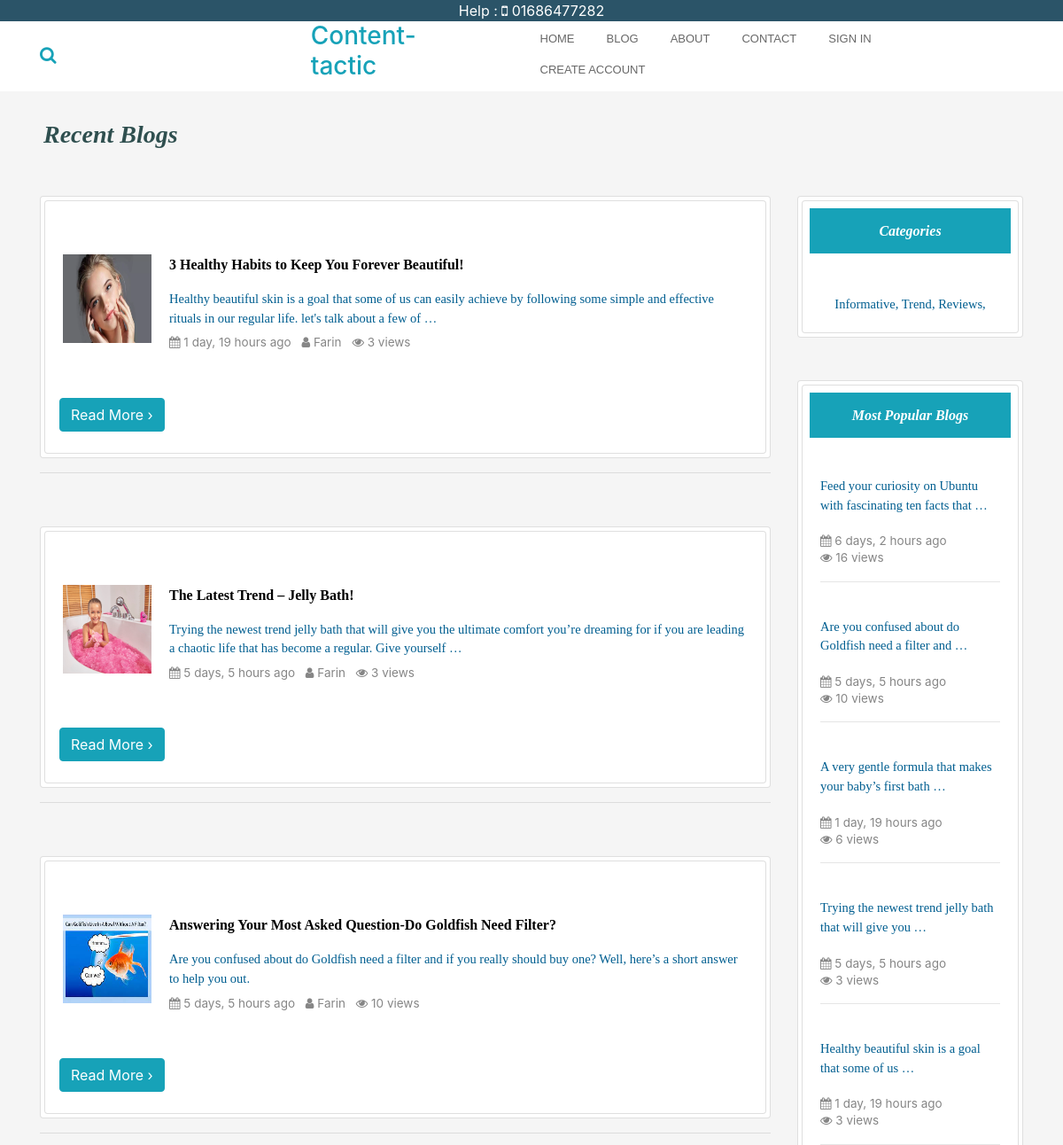
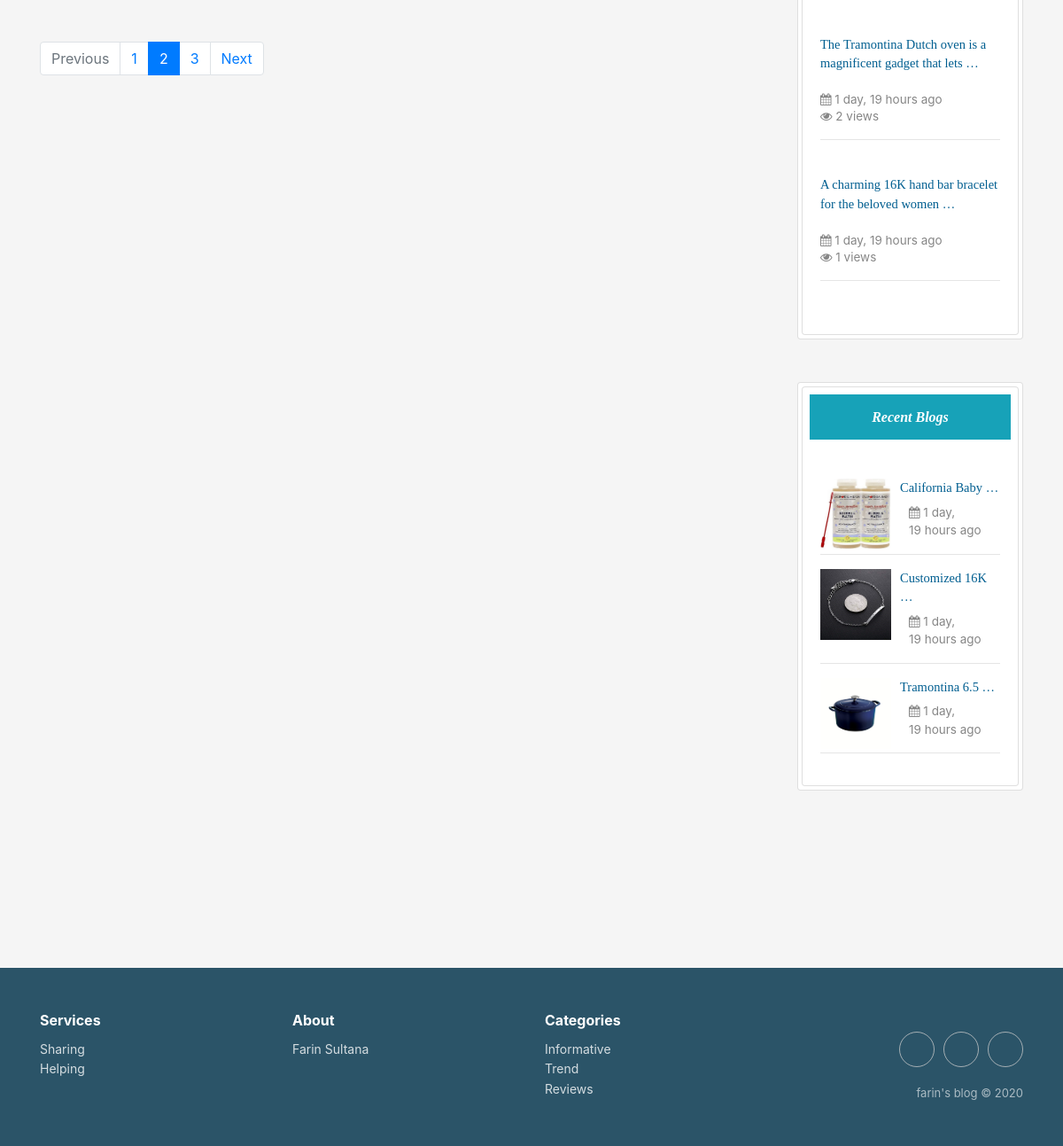
Screenshot of /blog/?page=2 with the database file from the repository (2 pictures, top to bottom).
### home/models.py (models this page shows, shortened)
class Post(models.Model):
    category = models.ForeignKey(Category, on_delete=models.CASCADE)
    postAuthor = models.CharField(max_length=200)
    postId = models.AutoField(primary_key=True, auto_created=True)
    postTitle = models.CharField(max_length=200)
    postTimeDate = models.DateTimeField(auto_now_add=True, auto_now=False, blank=True)
    postDescriptions = models.TextField()
    postBody = RichTextField(blank=True, null=True)
    postImage = models.ImageField(blank=True, null=True)
    views = models.IntegerField(default=0)
    def get_photo_url(self):
        if self.postImage and hasattr(self.postImage, 'url'):
            return self.postImage.url
        else:
            return "/static/no.png"

class Category(models.Model):
    category = models.CharField(max_length=200, primary_key=True)

### home/views.py (the view)
# urls.py: path('blog/', views.blog, name='blog'),
def blog(request):
    Posts = Post.objects.all().order_by('-postTimeDate')
    paginator = Paginator(Posts, 3)
    page = request.GET.get('page')
    Recent = Post.objects.all().order_by('-postTimeDate')[0:3]
    Posts = paginator.get_page(page)
    cat = Category.objects.all()
    populer = Post.objects.all().order_by('-views')[0:10]
    tc = Comment.objects.all().count()
    context = {'Posts': Posts,
               'RecentPost': Recent,
               'Categories': cat,
               'Populer': populer,
               'TC': tc,}
    return render(request, 'blog.html', context)

### templates/blog.html (shortened to what this page needs)
{% extends 'base.html' %}
{% load static %}
{% load humanize %}
 {% block body %}
<div class="container mt-3 mb-5">
<div class="row ml-1 mb-1">
  <h3 class="mb-5 mt-3"  id="heading">Recent Blogs</h3>
</div>
    <div class="row">
   <div class="col-sm-9">
    {% for post in Posts %}
<div class="card p-1">
     <div class="card pt-4 pl-0 pb-4 pr-0">
                    <div class="card-body">
                        <div class="mt-3">
                            <img style="float:left;" class="d-inline-block" src="{{ post.get_photo_url }}" height=100;
                                width=100; alt="abc">
                            <a href="{% url 'readMore' post.postId %}">
                                  <p  style="margin-left:120px; "margin-bottom:20px;" id="ph">
                                    {{ post.postTitle |truncatewords:10 }}
                                </p>
                                <p  style="margin-left:120px;" class="text-style">
                                    {{ post.postDescriptions |truncatewords:30 }}
                                </p>
                            </a>
                            <p style="margin-left:120px; margin-top:-10px;" class="description"><i class="fa fa-calendar" aria-hidden="true"></i> {{ post.postTimeDate | naturaltime }} <i class="fa fa-user pl-2" aria-hidden="true"></i>  {{ post.postAuthor }}
                            <i class="fa fa-eye pl-2" aria-hidden="true"></i> {{ post.views }} views
                           </p>
                        </div>
                    </div>
                    <a class="ml-3 mt-3" href="{% url 'readMore' post.postId%}"> <span class="btn btn-info">Read More &rsaquo;</span></a>
        </div>
      </div>
<hr>
{% endfor %}
       <nav aria-label="Page navigation example">
       {% if Posts.has_other_pages %}
  <ul class="pagination">
    {% if Posts.has_previous %}
      <li class="page-item disabled">
      <a class="page-link" href="?page={{ Posts.previous_page_number }}" tabindex="-1">Previous</a>
    </li>
    {% else %}
        <li class="page-item disabled">
      <a class="page-link" href="#" tabindex="-1">Previous</a>
    </li>
    {% endif %}
    {% for i in Posts.paginator.page_range %}
      {% if Posts.number == i %}
      <li class="page-item active">
      <a class="page-link" href="#">{{ i }} <span class="sr-only">(current)</span></a>
    </li>
      {% else %}
      <li class="page-item"><a class="page-link" href="?page={{ i }}">{{ i }}</a></li>
      {% endif %}
    {% endfor %}
    {% if Posts.has_next %}
       <li class="page-item">
      <a class="page-link" href="?page={{ Posts.next_page_number }}">Next</a>
    </li>
    {% else %}
      <li class="page-item disabled">
      <a class="page-link" href="#" tabindex="-1">Next</a>
    </li>
    {% endif %}
  </ul>
{% endif %}
</nav>
       </div>
        <div class="col-sm-3 " >
             <div class="card p-1">
             <div class="card promoting-card">
<h6 class="bg-info m-2 p-3 text-center" id="headings">Categories</h6>
  <div class="card-body">
                        <div class="mt-3 text-center">
                             {% for cat in Categories%}
                      <a class="text-style" href="{% url 'categories' cat.category %}"> {{cat.category}},  </a>
                             {% endfor %}
                        </div>
                    </div>
  </div>
</div>
   <div class="card p-1 mt-5">
<div class="card promoting-card">
<h6 class="bg-info m-2  p-3 text-center" id="headings">Most Popular Blogs</h6>
 <div class="card-body">
                        <div class="mt-3">
                             {% for post in Populer%}
                            <a href="{% url 'readMore' post.postId %}">
                                <p    class="text-style">
                                    {{ post.postDescriptions | truncatewords:10 }}
                                </p>
                            </a>
                            <span class="description"><i class="fa fa-calendar" aria-hidden="true"></i> {{ post.postTimeDate | naturaltime }}</span>
                            <p class="description"><i class="fa fa-eye" aria-hidden="true"></i> {{ post.views }} views</p>
<hr>
                            <br>
                             {% endfor %}
                        </div>
                    </div>
</div>
</div>
<div class="card p-1 mt-5">
<div class="card promoting-card">
<h6 class="bg-info m-2  p-3 text-center" id="headings">Recent Blogs</h6>
 <div class="card-body">
                        <div class="mt-3">
                             {% for post in RecentPost%}
                            <img style="float:left;" class="d-inline-block" src="{{ post.get_photo_url }}" height=80;
                                width=80; alt="abc">
                            <a href="{% url 'readMore' post.postId %}">
                                <p  style="margin-left:90px;" class="text-style">
                                    {{ post.postTitle |truncatewords:2 }}
                                </p>
                            </a>
                            <p style="margin-left:100px; margin-top:-10px;" class="description"><i class="fa fa-calendar" aria-hidden="true"></i> {{ post.postTimeDate | naturaltime }}</p>
                            <hr>
                             {% endfor %}
                        </div>
                    </div>
</div>
</div>
</div>
</div>
</div>
 {% endblock body %}

### templates/base.html (shortened to what this page needs)
{% load static %}
<!DOCTYPE html>
<html lang="en">
<head>
  <link rel="stylesheet" href="https://maxcdn.bootstrapcdn.com/bootstrap/4.5.0/css/bootstrap.min.css">
 <link rel="stylesheet" href="https://cdnjs.cloudflare.com/ajax/libs/font-awesome/4.7.0/css/font-awesome.min.css">
  <link rel="stylesheet" href="{% static 'css/style.css' %} ">
  <link rel="stylesheet" href="https://cdnjs.cloudflare.com/ajax/libs/twitter-bootstrap/4.4.1/css/bootstrap.min.css">
  <link rel="stylesheet" href="https://cdnjs.cloudflare.com/ajax/libs/font-awesome/4.7.0/css/font-awesome.min.css">
  <link rel="stylesheet" href="https://cdnjs.cloudflare.com/ajax/libs/ionicons/2.0.1/css/ionicons.min.css">
  <link rel="stylesheet" href="https://cdnjs.cloudflare.com/ajax/libs/Swiper/3.3.1/css/swiper.min.css">
</head>
<body style="background-color:#F5F5F5">
<div style="background-color:#2b5468; color:#fff;" class="text-center">
<p class="mb-0 mt-0">Help : <i class="fa fa-mobile " aria-hidden="true"></i> 01686477282</p>
</div>
    <nav class="navbar sticky-top navbar-light navbar-expand-md navigation-clean-search pb-1 pt-0" style="font-size: 13;">
        <div class="container "><a class="navbar-brand text-info" href="#"><form class="form-inline mr-auto" method="get" action="{% url 'search' %}" target="_self">
                    <div class="form-group"><label for="search-field"><i class="fa fa-search text-info"></i></label><input class="form-control search-field" type="search" id="search-field" name="search">
                    </div>
                </form></a>
                <a style="text-decoration: none;" href="{% url 'home' %}"><h3 class="text-info ml-0">Content-tactic</h3></a>
            <div class="collapse navbar-collapse"
                id="navcol-1">
                <ul class="nav navbar-nav ml-lg-5">
                    <li class="nav-item" role="presentation"><a class="nav-link" href="{% url 'home' %}">Home</a></li>
                    <li class="nav-item" role="presentation" style="font-size: 13;"><a class="nav-link" href="{% url 'blog' %}" style="font-size: 13;">Blog</a></li>
                    <li class="nav-item" role="presentation"><a class="nav-link" href="{% url 'aboutMe' %}">About</a></li>
					<li class="nav-item" role="presentation"><a class="nav-link" href="{% url 'contact' %}">Contact</a></li>
         {% if user.is_authenticated %}
                        <li class="nav-item dropdown  ">
                        <a class="nav-link dropdown-toggle" href="#" id="navbarDropdown" role="button"
                            data-toggle="dropdown" aria-haspopup="true" aria-expanded="false">
                           <i class="fa fa-user" aria-hidden="true"></i> welcome {{request.user.username}}
                        </a>
                        <div class="dropdown-menu edit-dropdown " aria-labelledby="navbarDropdown">
                            <a class="dropdown-item" href="#">View Profile</a>
                               <a class="dropdown-item" href="{% url 'userLogOut' %}">Logout</a>
                        </div>
                    </li>
                    {% else %}
      <li class="nav-item">
       <a class="nav-link" href="{% url 'userLogIn' %}"  > Sign in</a>
      </li>
      <li class="nav-item">
       <a class="nav-link" href="{% url 'userSignUp' %}" > Create Account</a>
      </li>
      {% endif %}
                </ul>
                </div>
        </div>
    </nav>
     {% block body %}
     {% endblock body %}
 <div class="footer-clean" style="background-color:#2b5468; color:#fff;">
        <footer>
            <div class="container">
                <div class="row justify-content-center">
                    <div class="col-sm-4 col-md-3 item">
                        <h3>Services</h3>
                        <ul>
                            <li><a href="#">Sharing</a></li>
                            <li><a href="#">Helping</a></li>
                        </ul>
                    </div>
                    <div class="col-sm-4 col-md-3 item">
                        <h3>About</h3>
                        <ul>
                            <li><a href="{% url 'aboutMe' %}">Farin Sultana</a></li>
                        </ul>
                    </div>
                    <div class="col-sm-4 col-md-3 item">
                        <h3>Categories</h3>
                        <ul>
                            {% for cat in  Categories %}
                            <li><a href="{% url 'categories' cat.category %}">{{cat.category}}</a></li>
                            {% endfor %}
                        </ul>
                    </div>
                    <div class="col-lg-3 item social"><a href="https://www.facebook.com/imayanchy/"></a><a href="mailto:aaziz9642@gmail.com"></a><a href="https://www.linkedin.com/in/azizur-rahman-720636165"></a>
                        <p class="copyright">farin's blog © 2020</p>
                    </div>
                </div>
            </div>
        </footer>
    </div>
</body>
</html>

### static/css/style.css (style rules this page uses)
#heading { font-family:bitter,georgia,"times new roman",times,serif; font-weight:bold; color:#2F4F4F; font-style: italic }
#headings { font-family:bitter,georgia,"times new roman",times,serif; font-weight:bold; color:#ffffff; font-style: italic }
.description { color:#868686; font-size: 13.5px; margin-top:-2px; }
.text-style { font-family:bitter,georgia,"times new roman",times,serif; color:#005E90; font-size: 14.5px; }
#ph { font-family:bitter,georgia,"times new roman",times,serif; font-weight:bold; color:black; }
.features-boxed .features,.footer-clean { padding:50px 0 }
.footer-clean { background-color:#fff;color:#4b4c4d }
.footer-clean h3 { margin-top:0;margin-bottom:12px;font-weight:700;font-size:16px }
.footer-clean ul { padding:0;list-style:none;line-height:1.6;font-size:14px;margin-bottom:0 }
.footer-clean ul a { color:inherit;text-decoration:none;opacity:.8 }
.footer-clean .item.social { text-align:right }
.footer-clean .item.social>a { font-size:24px;width:40px;height:40px;line-height:40px;display:inline-block;text-align:center;border-radius:50%;border:1px solid #ccc;margin-left:10px;margin-top:22px;color:inherit;opacity:.75 }
.footer-clean .copyright { margin-top:14px;margin-bottom:0;font-size:13px;opacity:.6 }
.navigation-clean-search { background:#fff;padding-top:.75rem;padding-bottom:.75rem;color:#333;border-radius:0;box-shadow:none;border:none;margin-bottom:0 }
@media (min-width:768px) { .navigation-clean-search { padding-top:1rem;padding-bottom:1rem } }
.navigation-clean-search .navbar-brand { font-weight:700;color:inherit }
.navigation-clean-search .form-inline,.navigation-clean-search .navbar-collapse { border-top-color:#ddd }
.navigation-clean-search.navbar .navbar-nav .nav-link { padding-left:18px;padding-right:18px }
.navigation-clean-search.navbar-light .navbar-nav .nav-link { color:#465765 }
.navigation-clean-search .form-inline label { color:#ccc }
.navigation-clean-search .form-inline .search-field { background:0 0;border:none;border-bottom:1px solid transparent;border-radius:0;box-shadow:none;color:inherit;transition:border-bottom-color .3s }

### templates/base.html (style rules this page uses)
.navbar .nav-link { font-size: 13px !important; font-family: "Gotham SSm",Helvetica,Arial,sans-serif !important; line-height: 1.42857 !important; color: #686868 !important; text-transform: uppercase; text-align: left; text-size-adjust: 100%; }

### rows the page displays
Post: get_photo_url (picture), postTitle "3 Healthy Habits to Keep You Forever Beautiful!", postDescriptions "Healthy beautiful skin is a goal that some of us can easily achieve by following some simple and effective rituals in our regular life. let's talk about a few of …", postTimeDate "1 day, 19 hours ago", postAuthor "Farin", views "3", postDescriptions "Healthy beautiful skin is a goal that some of us …"
Post: get_photo_url (picture), postTitle "The Latest Trend – Jelly Bath!", postDescriptions "Trying the newest trend jelly bath that will give you the ultimate comfort you’re dreaming for if you are leading a chaotic life that has become a regular. Give yourself …", postTimeDate "5 days, 5 hours ago", postAuthor "Farin", views "3", postDescriptions "Trying the newest trend jelly bath that will give you …"
Post: get_photo_url (picture), postTitle "Answering Your Most Asked Question-Do Goldfish Need Filter?", postDescriptions "Are you confused about do Goldfish need a filter and if you really should buy one? Well, here’s a short answer to help you out.", postTimeDate "5 days, 5 hours ago", postAuthor "Farin", views "10", postDescriptions "Are you confused about do Goldfish need a filter and …"
Category: category "Informative"
Category: category "Trend"
Category: category "Reviews"
Post: postDescriptions "Feed your curiosity on Ubuntu with fascinating ten facts that …", postTimeDate "6 days, 2 hours ago", views "16"
Post: postDescriptions "A very gentle formula that makes your baby’s first bath …", postTimeDate "1 day, 19 hours ago", views "6", get_photo_url (picture), postTitle "California Baby …"
Post: postDescriptions "The Tramontina Dutch oven is a magnificent gadget that lets …", postTimeDate "1 day, 19 hours ago", views "2", get_photo_url (picture), postTitle "Tramontina 6.5 …"
Post: postDescriptions "A charming 16K hand bar bracelet for the beloved women …", postTimeDate "1 day, 19 hours ago", views "1", get_photo_url (picture), postTitle "Customized 16K …"

### other values shown
{{ i }} "1" "3"
{{ i }} "2"
